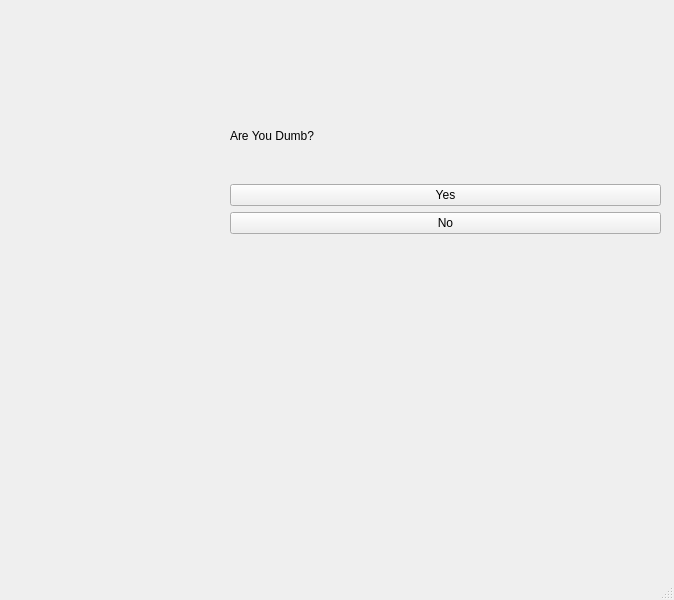
<?xml version="1.0" encoding="UTF-8"?>
<ui version="4.0">
 <class>MainWindow</class>
 <widget class="QMainWindow" name="MainWindow">
  <property name="geometry">
   <rect>
    <x>0</x>
    <y>0</y>
    <width>674</width>
    <height>600</height>
   </rect>
  </property>
  <property name="windowTitle">
   <string>MainWindow</string>
  </property>
  <widget class="QWidget" name="centralwidget">
   <widget class="QWidget" name="">
    <property name="geometry">
     <rect>
      <x>230</x>
      <y>93</y>
      <width>431</width>
      <height>141</height>
     </rect>
    </property>
    <layout class="QVBoxLayout" name="verticalLayout_4">
     <item>
      <layout class="QVBoxLayout" name="verticalLayout_3">
       <item>
        <layout class="QVBoxLayout" name="verticalLayout_2">
         <item>
          <layout class="QVBoxLayout" name="verticalLayout">
           <item>
            <widget class="QLabel" name="label">
             <property name="text">
              <string>Are You Dumb?</string>
             </property>
            </widget>
           </item>
           <item>
            <widget class="QPushButton" name="pushButton">
             <property name="text">
              <string>Yes</string>
             </property>
            </widget>
           </item>
           <item>
            <widget class="QPushButton" name="pushButton_2">
             <property name="text">
              <string>No</string>
             </property>
            </widget>
           </item>
          </layout>
         </item>
        </layout>
       </item>
      </layout>
     </item>
    </layout>
   </widget>
  </widget>
  <widget class="QMenuBar" name="menubar">
   <property name="geometry">
    <rect>
     <x>0</x>
     <y>0</y>
     <width>674</width>
     <height>25</height>
    </rect>
   </property>
  </widget>
  <widget class="QStatusBar" name="statusbar"/>
 </widget>
 <resources/>
 <connections/>
</ui>
